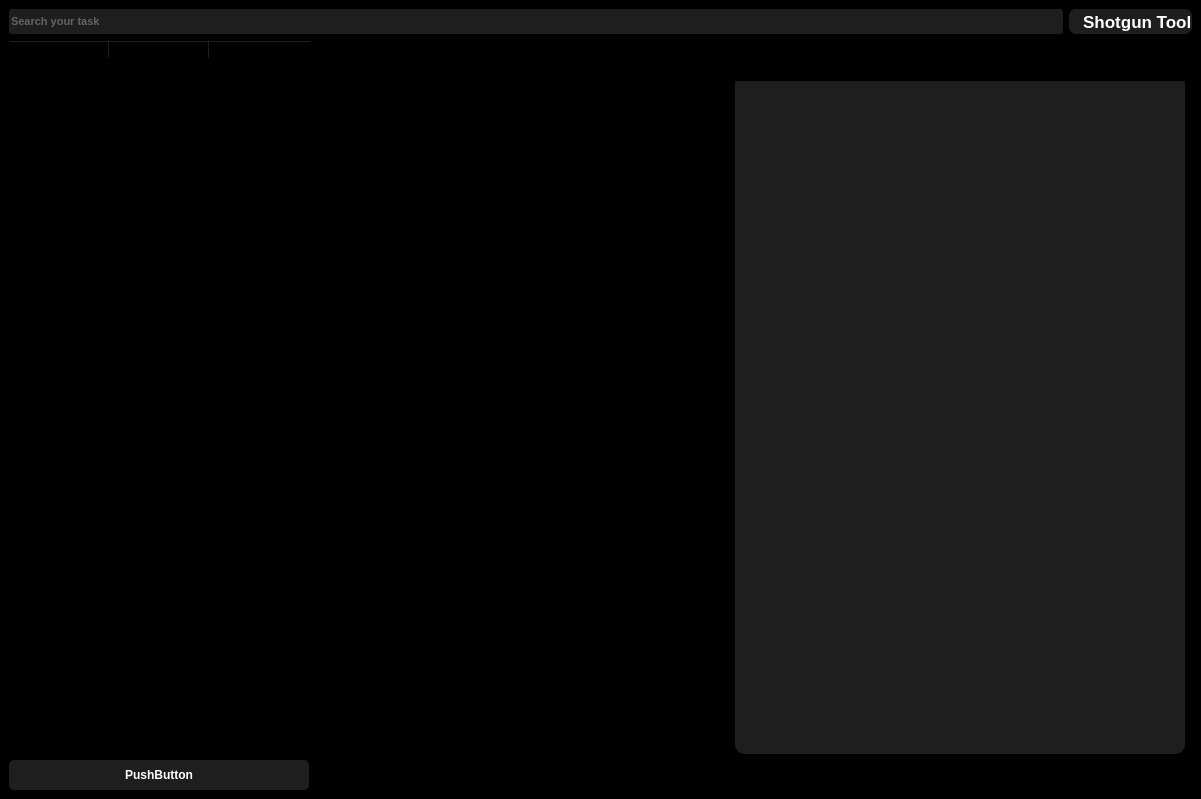
<?xml version="1.0" encoding="UTF-8"?>
<ui version="4.0">
 <class>MainWindow</class>
 <widget class="QMainWindow" name="MainWindow">
  <property name="windowModality">
   <enum>Qt::NonModal</enum>
  </property>
  <property name="geometry">
   <rect>
    <x>0</x>
    <y>0</y>
    <width>1201</width>
    <height>799</height>
   </rect>
  </property>
  <property name="font">
   <font>
    <stylestrategy>NoAntialias</stylestrategy>
   </font>
  </property>
  <property name="cursor">
   <cursorShape>ArrowCursor</cursorShape>
  </property>
  <property name="windowTitle">
   <string>MainWindow</string>
  </property>
  <property name="autoFillBackground">
   <bool>false</bool>
  </property>
  <property name="styleSheet">
   <string notr="true">background-color: rgb(0, 0, 0);</string>
  </property>
  <property name="toolButtonStyle">
   <enum>Qt::ToolButtonTextOnly</enum>
  </property>
  <property name="animated">
   <bool>true</bool>
  </property>
  <widget class="QWidget" name="centralwidget">
   <layout class="QGridLayout" name="gridLayout">
    <item row="0" column="0">
     <layout class="QVBoxLayout" name="verticalLayout">
      <item>
       <layout class="QHBoxLayout" name="horizontalLayout_4">
        <item>
         <widget class="QLineEdit" name="lineEdit">
          <property name="minimumSize">
           <size>
            <width>0</width>
            <height>25</height>
           </size>
          </property>
          <property name="font">
           <font>
            <family>Microsoft Sans Serif</family>
            <pointsize>8</pointsize>
            <weight>75</weight>
            <italic>false</italic>
            <bold>true</bold>
            <underline>false</underline>
            <strikeout>false</strikeout>
           </font>
          </property>
          <property name="styleSheet">
           <string notr="true">QLineEdit{
	color: rgb(164, 168, 174);
	background-color: rgb(30, 30, 30);
	border-radius: 3px;
}</string>
          </property>
          <property name="placeholderText">
           <string>Search your task</string>
          </property>
         </widget>
        </item>
        <item>
         <widget class="QLabel" name="label_2">
          <property name="font">
           <font>
            <family>Microsoft Sans Serif</family>
            <pointsize>13</pointsize>
            <weight>75</weight>
            <italic>false</italic>
            <bold>true</bold>
           </font>
          </property>
          <property name="styleSheet">
           <string notr="true">QLabel{
	background-color: rgb(30, 30, 30);
	color: rgb(255, 255, 255);
	border-radius:7px;
}</string>
          </property>
          <property name="text">
           <string>   Shotgun Tool</string>
          </property>
          <property name="textFormat">
           <enum>Qt::AutoText</enum>
          </property>
          <property name="scaledContents">
           <bool>false</bool>
          </property>
         </widget>
        </item>
       </layout>
      </item>
      <item>
       <layout class="QHBoxLayout" name="horizontalLayout_5">
        <item>
         <widget class="QTableWidget" name="tableWidget">
          <column>
           <property name="text">
            <string>New Column</string>
           </property>
          </column>
          <column>
           <property name="text">
            <string>New Column</string>
           </property>
          </column>
          <column>
           <property name="text">
            <string>New Column</string>
           </property>
          </column>
         </widget>
        </item>
        <item>
         <widget class="QFrame" name="verticalFrame">
          <property name="maximumSize">
           <size>
            <width>457</width>
            <height>16777215</height>
           </size>
          </property>
          <property name="lineWidth">
           <number>0</number>
          </property>
          <layout class="QVBoxLayout" name="verticalLayout_2">
           <property name="spacing">
            <number>7</number>
           </property>
           <property name="sizeConstraint">
            <enum>QLayout::SetDefaultConstraint</enum>
           </property>
           <property name="leftMargin">
            <number>0</number>
           </property>
           <property name="topMargin">
            <number>0</number>
           </property>
           <property name="rightMargin">
            <number>7</number>
           </property>
           <property name="bottomMargin">
            <number>0</number>
           </property>
           <item>
            <widget class="QLabel" name="label">
             <property name="maximumSize">
              <size>
               <width>450</width>
               <height>300</height>
              </size>
             </property>
             <property name="styleSheet">
              <string notr="true">QLabel{
	border-radius:50px;
}</string>
             </property>
             <property name="frameShape">
              <enum>QFrame::NoFrame</enum>
             </property>
             <property name="text">
              <string/>
             </property>
             <property name="pixmap">
              <pixmap>C:/Users/rames/Pictures/pexels-denys-gromov-7122719 (1).jpg</pixmap>
             </property>
             <property name="scaledContents">
              <bool>true</bool>
             </property>
            </widget>
           </item>
           <item>
            <widget class="QTreeWidget" name="treeWidget">
             <property name="font">
              <font>
               <family>Calibri</family>
              </font>
             </property>
             <property name="styleSheet">
              <string notr="true">QTreeWidget{
	background-color: rgb(30, 30, 30);
	border-radius:10px;
}

QHeaderView:section {
	background-color: rgb(0, 0, 0);
    height:20px;                                
    border: 0px solid;
	border-radius:1px;
}</string>
             </property>
             <property name="frameShape">
              <enum>QFrame::NoFrame</enum>
             </property>
             <property name="frameShadow">
              <enum>QFrame::Plain</enum>
             </property>
             <attribute name="headerVisible">
              <bool>true</bool>
             </attribute>
             <column>
              <property name="text">
               <string>New Column</string>
              </property>
             </column>
             <column>
              <property name="text">
               <string>New Column</string>
              </property>
             </column>
             <column>
              <property name="text">
               <string>New Column</string>
              </property>
             </column>
            </widget>
           </item>
          </layout>
         </widget>
        </item>
       </layout>
      </item>
      <item>
       <layout class="QHBoxLayout" name="horizontalLayout_7">
        <item>
         <widget class="QPushButton" name="pushButton_3">
          <property name="minimumSize">
           <size>
            <width>300</width>
            <height>30</height>
           </size>
          </property>
          <property name="font">
           <font>
            <family>Microsoft Sans Serif</family>
            <pointsize>9</pointsize>
            <weight>75</weight>
            <bold>true</bold>
           </font>
          </property>
          <property name="styleSheet">
           <string notr="true">QPushButton{
	background-color: rgb(30, 30, 30);
	color: rgb(255, 255, 255);
	border-radius:5px;
}

QPushButton:hover{
	background-color: rgb(72, 72, 72);
}

QPushButton:pressed{
	background-color: rgb(30, 30, 30);
}</string>
          </property>
          <property name="text">
           <string>PushButton</string>
          </property>
         </widget>
        </item>
        <item>
         <spacer name="horizontalSpacer">
          <property name="orientation">
           <enum>Qt::Horizontal</enum>
          </property>
          <property name="sizeHint" stdset="0">
           <size>
            <width>40</width>
            <height>20</height>
           </size>
          </property>
         </spacer>
        </item>
       </layout>
      </item>
     </layout>
    </item>
   </layout>
  </widget>
 </widget>
 <resources/>
 <connections/>
</ui>
